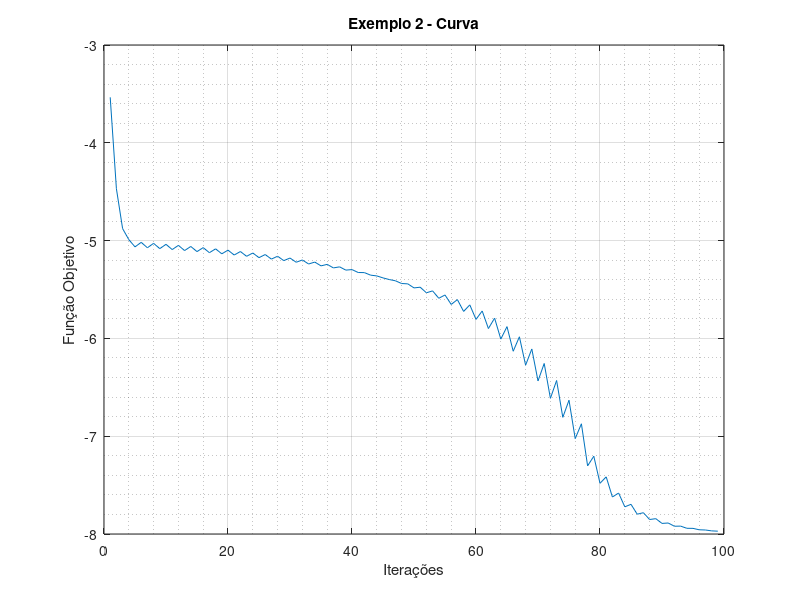

Write MATLAB code to recreate this figure.
clc
clear all
close all

% Rafael Pavan
% Método Primal Dual Barreira Logarítmica Previsor Corretor Mehota

% Exemplo 2


A = [-1 1 1 0; 1 1 0 1];
b = [1 ; 5];
c = [-1; -2; 0; 0];

xk = [1;1;3;3];
sk = [2.5;2.5;2.5;2.5];
wk = [0;-0.5];

e = ones(1,length(xk));

episolon1 = 1e-2;
episolon2 = 1e-2;
episolon3 = 1e-2;

iteracoes=1;

maxi = 100;

Xk = zeros(length(xk),length(xk));
Sk = zeros(length(xk),length(xk));

mik0 = transpose(xk)*sk/length(sk); 

f_obj =[];

while(iteracoes<maxi)
    
    for i=1:length(xk)
        
        Xk(i,i) = xk(i);
        
    end
    
    
    for i=1:length(sk)
        
        Sk(i,i) = sk(i);
        
    end
    
    
    % Cálculo de mik
    
    
    if iteracoes>1
        
        mik = transpose(xk)*sk/length(sk); % quantidade de variáveis de folga no problema dual % constante pequena conforme livro puthenpura
    
    end
    
    mik=2;
    % Cálculo de tk
    
    tk =  b - A*xk;
    
    % Cálculo de uk
    
    uk = c - transpose(A)*wk-sk;
    
    
    % Cálculo de vk
    
    vk = mik*(transpose(e)) - Xk*Sk*transpose(e);
    
    % Cálculo de pk
    
    pk = inv(Xk)*vk;
    
    
    % Cálculo de thetak
    
    thetak = inv(Sk)*Xk;
   
    % Passo Previsor    
        
  
    % Calcula Direção de Translação 
    
    pk = zeros(length(pk),1);
    
    dwk_p = inv(A*thetak*transpose(A))*(tk + A*thetak*(uk-pk));
        
    dsk_p = uk - transpose(A)*dwk_p;
    
    dxk_p = thetak*(pk-dsk_p);
    
 
    % Cálculo do Passo
    
    alfa = 0.9995;
   
    lista_x = max(-dxk_p./alfa.*xk);
    lista_s = max(-dsk_p./alfa.*sk);
    
    lista_x = [lista_x,1];
    lista_s = [lista_s,1];
    
   betap = (1/max(lista_x));
   betad = (1/max(lista_s));
    
    
    % Atualização das Variáveis
    
   
    xk = xk + betap*dxk_p;
    wk = wk + betad*dwk_p;
    sk = sk + betad*dsk_p; 
    
        
    mik_p = transpose(xk)*sk/length(sk);
    
    % Passo Corretor
    
    Dsk_p = zeros(length(dsk_p),length(dsk_p));
    
    Dxk_p = zeros(length(dxk_p),length(dxk_p));
    
    for i=1:length(dxk_p)
        
        Dxk_p(i,i) = dxk_p(i);
        
    end
    
    
    for i=1:length(dsk_p)
        
        Dsk_p(i,i) = dsk_p(i);
        
    end
    
   
    vk_c = mik_p*transpose(e) - Xk*Sk*transpose(e) - Dxk_p*Dsk_p*transpose(e);
   
    % Calcula Direção de Translação 
    
    pk=inv(Xk)*vk_c;
    
    dwk = inv(A*thetak*transpose(A))*(tk + A*thetak*(uk-pk));
        
    dsk = uk - transpose(A)*dwk;
    
    dxk = thetak*(pk-dsk);
    
    
    % Cálculo do Passo
    
    alfa = 0.9995;
   
    lista_x = max(-dxk./alfa.*xk);
    lista_s = max(-dsk./alfa.*sk);
    
    lista_x = [lista_x,1];
    lista_s = [lista_s,1];
    
   betap = (1/max(lista_x));
   betad = (1/max(lista_s));
         
    
    % Teste de Otimalidade
    
    if sum(tk==0) == length(tk) & sum(dxk>0)==length(dxk) & transpose(c)*dxk<0
        
        display('Problema Ilimitado')
        break 
    
    end
    
    if uk == 0 & dsk>0 & transpose(b)*dwk>0

        display('Solução Ótima Encontrada')
        break 
    end
    
   if mik < episolon1 & norm(tk)/(norm(b)+1) < episolon2 & norm(uk)/(norm(c)+1) < episolon3
        
        display('Solução Ótima Encontrada')
        
        break
        
    end
    
    % Atualização das Variáveis
    
   
    xk = xk + betap*dxk;
    wk = wk + betad*dwk;
    sk = sk + betad*dsk; 
    
    
    iteracoes = iteracoes + 1;
    
    f_obj = [f_obj,transpose(c)*xk];
    
    xk
end



display('Solução Ótima: ')

xk

display('Função Objetivo: ')

transpose(c)*xk

plot(f_obj);
grid on
grid minor
xlabel('Iterações')
ylabel('Função Objetivo')
title('Exemplo 2 - Curva')